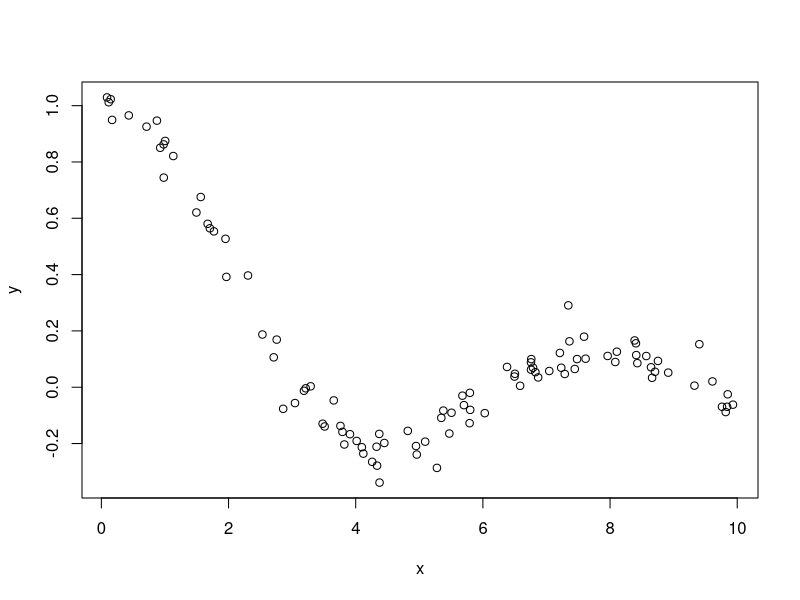

Here is the R script that generated this plot:
setwd("~/git/tyche/gp")

rm(list = ls())

N = 100
x.range = c(0, 10)

f = function(x) sin(x) / x

x = runif(N, x.range[1], x.range[2])
y = sapply(x, f) + rnorm(N, sd = 0.05)

plot(y ~ x)

save(x, y, N, file = "data.RData")
